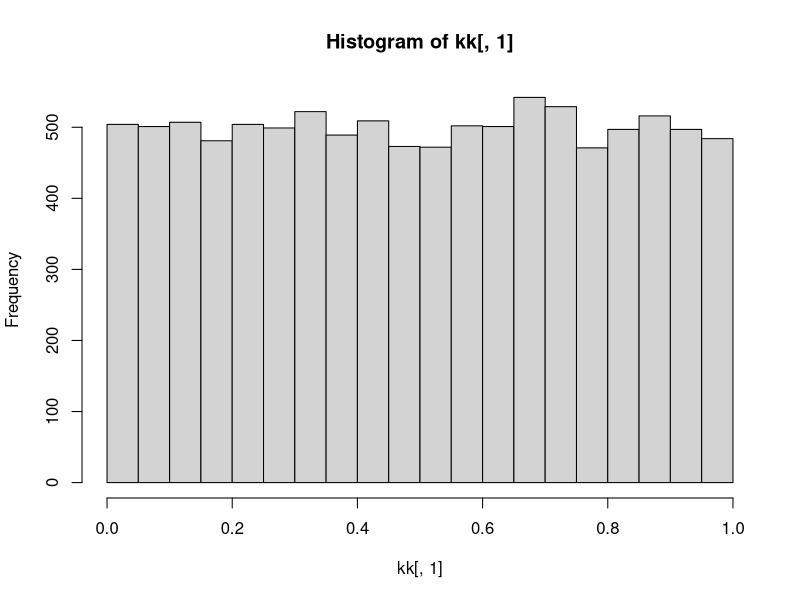

Write R code to recreate this figure. (Note: this script raises an error after producing the figure.)

library(Matrix) 

## simulation 1
law <- function(alpha, N=1, omni.i=NA, omni.j=NA, omega=NULL){
  a<-NULL
  b<-NULL
  out.a <- NULL
  out.b <-NULL
  out.c <- NULL
  out.d <- NULL
  out.e <- NULL
  out.f <- NULL
  out.g <- NULL
  out.h <-NULL
  out.i <- NULL
  MM <- NULL
  MMb <- NULL
  muuu<- NULL
  big<- NULL
  MI<-NULL
  MIS<-NULL
  
  S <- nrow(alpha)
  k<-length(muu)
  
  if(is.na(omni.i)) {
    out <- matrix(NA, nrow=N, ncol=2)
    
    colnames(out) <- c("DomEig", "Im")
    
    for(n in 1:N) out[n,] <- {
      muuuu<-function(muu){
        muuu<-muu
        muuu[1:6]<-1
        return(muuu)
      }
      mu<-muuuu(muu)
      
      runn<- function (alpha) {
        al <- kk[n,1] * alpha 
        diag(al[1:6,1:6]) <- -1
        diag(al[7:9,7:9]) <- -0.1
        return(as.matrix(al))
      }
      alp<-runn(alpha)
      
      
      linearequations<-function(alp,mu){
        a <- rbind(c(alp[1,1], alp[1,2], alp[1,3], alp[1,4], alp[1,5], alp[1,6], alp[1,7], alp[1,8], alp[1,9]), 
                   c(alp[2,1], alp[2,2], alp[2,3], alp[2,4], alp[2,5], alp[2,6], alp[2,7], alp[2,8], alp[2,9]),
                   c(alp[3,1], alp[3,2], alp[3,3], alp[3,4], alp[3,5], alp[3,6], alp[3,7], alp[3,8], alp[3,9]),
                   c(alp[4,1], alp[4,2], alp[4,3], alp[4,4], alp[4,5], alp[4,6], alp[4,7], alp[4,8], alp[4,9]),
                   c(alp[5,1], alp[5,2], alp[5,3], alp[5,4], alp[5,5], alp[5,6], alp[5,7], alp[5,8], alp[5,9]),
                   c(alp[6,1], alp[6,2], alp[6,3], alp[6,4], alp[6,5], alp[6,6], alp[6,7], alp[6,8], alp[6,9]),
                   c(alp[7,1], alp[7,2], alp[7,3], alp[7,4], alp[7,5], alp[7,6], alp[7,7], alp[7,8], alp[7,9]),
                   c(alp[8,1], alp[8,2], alp[8,3], alp[8,4], alp[8,5], alp[8,6], alp[8,7], alp[8,8], alp[8,9]),
                   c(alp[9,1], alp[9,2], alp[9,3], alp[9,4], alp[9,5], alp[9,6], alp[9,7], alp[9,8], alp[9,9]))
        b <- c(-mu[1], -mu[2], -mu[3], -mu[4], -mu[5], -mu[6], -mu[7], -mu[8], -mu[9])
        dd<-solve(a, b) 
        return(dd)}
      d<-linearequations(alp,mu)
      
      big<-d[which.min(d)]
      bi<-d[which.max(d)]
      
      jaco<- function (mu,alp,d) {
        
        out.a1 <- mu[1]+alp[1,1]*d[1]*2+alp[1,2]*d[2]+alp[1,3]*d[3]+alp[1,4]*d[4]+alp[1,5]*d[5]+alp[1,6]*d[6]+alp[1,7]*d[7]+alp[1,8]*d[8]+alp[1,9]*d[9]
        out.a2 <- alp[1,2]*d[1]
        out.a3 <- alp[1,3]*d[1]
        out.a4 <- alp[1,4]*d[1]
        out.a5 <- alp[1,5]*d[1]
        out.a6 <- alp[1,6]*d[1]
        out.a7 <- alp[1,7]*d[1]
        out.a8 <- alp[1,8]*d[1]
        out.a9 <- alp[1,9]*d[1]
        
        
        out.b1 <- alp[2,1]*d[2]
        out.b2 <- mu[2]+alp[2,1]*d[1]+alp[2,2]*d[2]*2+alp[2,3]*d[3]+alp[2,4]*d[4]+alp[2,5]*d[5]+alp[2,6]*d[6]+alp[2,7]*d[7]+alp[2,8]*d[8]+alp[2,9]*d[9]
        out.b3 <- alp[2,3]*d[2]
        out.b4 <- alp[2,4]*d[2]
        out.b5 <- alp[2,5]*d[2]
        out.b6 <- alp[2,6]*d[2]
        out.b7 <- alp[2,7]*d[2]
        out.b8 <- alp[2,8]*d[2]
        out.b9 <- alp[2,9]*d[2]
        
        
        out.c1 <- alp[3,1]*d[3]
        out.c2 <- alp[3,2]*d[3]
        out.c3 <- mu[3]+alp[3,1]*d[1]+alp[3,2]*d[2]+alp[3,3]*d[3]*2+alp[3,4]*d[4]+alp[3,5]*d[5]+alp[3,6]*d[6]+alp[3,7]*d[7]+alp[3,8]*d[8]+alp[3,9]*d[9]
        out.c4 <- alp[3,4]*d[3]
        out.c5 <- alp[3,5]*d[3]
        out.c6 <- alp[3,6]*d[3]
        out.c7 <- alp[3,7]*d[3]
        out.c8 <- alp[3,8]*d[3]
        out.c9 <- alp[3,9]*d[3]
        
        out.d1 <- alp[4,1]*d[4]
        out.d2 <- alp[4,2]*d[4]
        out.d3 <- alp[4,3]*d[4]
        out.d4 <- mu[4]+alp[4,1]*d[1]+alp[4,2]*d[2]+alp[4,3]*d[3]+alp[4,4]*d[4]*2+alp[4,5]*d[5]+alp[4,6]*d[6]+alp[4,7]*d[7]+alp[4,8]*d[8]+alp[4,9]*d[9]
        out.d5 <- alp[4,5]*d[4]
        out.d6 <- alp[4,6]*d[4]
        out.d7 <- alp[4,7]*d[4]
        out.d8 <- alp[4,8]*d[4]
        out.d9 <- alp[4,9]*d[4]
        
        
        out.e1 <- alp[5,1]*d[4]
        out.e2 <- alp[5,2]*d[5]
        out.e3 <- alp[5,3]*d[5]
        out.e4 <- alp[5,4]*d[5]
        out.e5 <- mu[5]+alp[5,1]*d[1]+alp[5,2]*d[2]+alp[5,3]*d[3]+alp[5,4]*d[4]+alp[5,5]*d[5]*2+alp[5,6]*d[6]+alp[5,7]*d[7]+alp[5,8]*d[8]+alp[5,9]*d[9]
        out.e6 <- alp[5,6]*d[5]
        out.e7 <- alp[5,7]*d[5]
        out.e8 <- alp[5,8]*d[5]
        out.e9 <- alp[5,9]*d[5]
        
        out.f1 <- alp[6,1]*d[4]
        out.f2 <- alp[6,2]*d[6]
        out.f3 <- alp[6,3]*d[6]
        out.f4 <- alp[6,4]*d[6]
        out.f5 <- alp[6,5]*d[6]
        out.f6 <- mu[6]+alp[6,1]*d[1]+alp[6,2]*d[2]+alp[6,3]*d[3]+alp[6,4]*d[4]+alp[6,5]*d[5]+alp[6,6]*d[6]*2+alp[6,7]*d[7]+alp[6,8]*d[8]+alp[6,9]*d[9]
        out.f7 <- alp[6,7]*d[6]
        out.f8 <- alp[6,8]*d[6]
        out.f9 <- alp[6,9]*d[6]
        
        
        out.g1 <- alp[7,1]*d[7]
        out.g2 <- alp[7,2]*d[7]
        out.g3 <- alp[7,3]*d[7]
        out.g4 <- alp[7,4]*d[7]
        out.g5 <- alp[7,5]*d[7]
        out.g6 <- alp[7,6]*d[7]
        out.g7 <- mu[7]+alp[7,1]*d[1]+alp[7,2]*d[2]+alp[7,3]*d[3]+alp[7,4]*d[4]+alp[7,5]*d[5]+alp[7,6]*d[6]+alp[7,7]*d[7]*2+alp[7,8]*d[8]+alp[7,9]*d[9]
        out.g8 <- alp[7,8]*d[7]
        out.g9 <- alp[7,9]*d[7]
        
        
        out.h1 <- alp[8,1]*d[8]
        out.h2 <- alp[8,2]*d[8]
        out.h3 <- alp[8,3]*d[8]
        out.h4 <- alp[8,4]*d[8]
        out.h5 <- alp[8,5]*d[8]
        out.h6 <- alp[8,6]*d[8]
        out.h7 <- alp[8,7]*d[8]
        out.h8 <- mu[8]+alp[8,1]*d[1]+alp[8,2]*d[2]+alp[8,3]*d[3]+alp[8,4]*d[4]+alp[8,5]*d[5]+alp[8,6]*d[6]+alp[8,7]*d[7]+alp[8,8]*d[8]*2+alp[8,9]*d[9]
        out.h9 <- alp[8,9]*d[8]
        
        
        
        out.i1 <- alp[9,1]*d[9]
        out.i2 <- alp[9,2]*d[9]
        out.i3 <- alp[9,3]*d[9]
        out.i4 <- alp[9,4]*d[9]
        out.i5 <- alp[9,5]*d[9]
        out.i6 <- alp[9,6]*d[9]
        out.i7 <- alp[9,7]*d[9]
        out.i8 <- alp[9,8]*d[9]
        out.i9 <- mu[9]+alp[9,1]*d[1]+alp[9,2]*d[2]+alp[9,3]*d[3]+alp[9,4]*d[4]+alp[9,5]*d[5]+alp[9,6]*d[6]+alp[9,7]*d[7]+alp[9,8]*d[8]+alp[9,9]*d[9]*2
        
        MM<-rbind(c(out.a1,out.a2, out.a3, out.a4, out.a5, out.a6, out.a7, out.a8, out.a9),
                  c(out.b1,out.b2, out.b3, out.b4, out.b5, out.b6, out.b7, out.b8, out.b9),
                  c(out.c1,out.c2, out.c3, out.c4, out.c5, out.c6, out.c7, out.c8, out.c9),
                  c(out.d1,out.d2, out.d3, out.d4, out.d5, out.d6, out.d7, out.d8, out.d9),
                  c(out.e1,out.e2, out.e3, out.e4, out.e5, out.e6, out.e7, out.e8, out.e9),
                  c(out.f1,out.f2, out.f3, out.f4, out.f5, out.f6, out.f7, out.f8, out.f9),
                  c(out.g1,out.g2, out.g3, out.g4, out.g5, out.g6, out.g7, out.g8, out.g9),
                  c(out.h1,out.h2, out.h3, out.h4, out.h5, out.h6, out.h7, out.h8, out.h9),
                  c(out.i1,out.i2, out.i3, out.i4, out.i5, out.i6, out.i7, out.i8, out.i9))
        return(as.matrix(MM))
      }
      
      MMb<-jaco(mu,alp,d)
      eigs <- eigen(MMb)[["values"]]
      mx <- which.max(Re(eigs))
      deM <- Re(eigs)[mx]
      deM<-ifelse(big<0 |bi ==Inf, NA,  deM)    
      deMi <- Im(eigs)[mx]
      c(deM, deMi)
    } } else { print("exist omnivores")}
  return(as.data.frame(out))
}

kk<-read.csv("kk.csv")  
hist(kk[,1]) # check uniform distribution
out.E <- law(alpha, N = 10000)
summary(out.E)
RT.E <- -1/(out.E[["DomEig"]]) 
summary(RT.E)

## simulation2 
law <- function(alpha, N=1, omni.i=NA, omni.j=NA, omega=NULL){
  
  a<-NULL
  b<-NULL
  out.a <- NULL
  out.b <-NULL
  out.c <- NULL
  out.d <- NULL
  out.e <- NULL
  out.f <- NULL
  out.g <- NULL
  out.h <-NULL
  out.i <- NULL
  MM <- NULL
  MMb <- NULL
  muuu<- NULL
  
  S <- nrow(alpha)
  k<-length(muu)
  if(is.na(omni.i)) {
    out <- matrix(NA, nrow=N, ncol=2)
    colnames(out) <- c("DomEig", "Im")
    
    
     for(n in 1:N) out[n,] <- {
    
    muuuu<-function(muu){
      muuu<-muu
      muuu[1:6]<-1
      return(muuu)
    }
    mu<-muuuu(muu)
    
    runn<- function (alpha) {
      al <- kk[n,1] * alpha  
      diag(al[1:6,1:6]) <- -1
      diag(al[7:10,7:10]) <- -0.1
      
      return(as.matrix(al))
    }
    alp<-runn(alpha)
    
    linearequations<-function(alp,mu){
      a <- rbind(c(alp[1,1], alp[1,2], alp[1,3], alp[1,4], alp[1,5], alp[1,6], alp[1,7], alp[1,8], alp[1,9], alp[1,10]), 
                 c(alp[2,1], alp[2,2], alp[2,3], alp[2,4], alp[2,5], alp[2,6], alp[2,7], alp[2,8], alp[2,9], alp[2,10]),
                 c(alp[3,1], alp[3,2], alp[3,3], alp[3,4], alp[3,5], alp[3,6], alp[3,7], alp[3,8], alp[3,9], alp[3,10]),
                 c(alp[4,1], alp[4,2], alp[4,3], alp[4,4], alp[4,5], alp[4,6], alp[4,7], alp[4,8], alp[4,9], alp[4,10]),
                 c(alp[5,1], alp[5,2], alp[5,3], alp[5,4], alp[5,5], alp[5,6], alp[5,7], alp[5,8], alp[5,9], alp[5,10]),
                 c(alp[6,1], alp[6,2], alp[6,3], alp[6,4], alp[6,5], alp[6,6], alp[6,7], alp[6,8], alp[6,9], alp[6,10]),
                 c(alp[7,1], alp[7,2], alp[7,3], alp[7,4], alp[7,5], alp[7,6], alp[7,7], alp[7,8], alp[7,9], alp[7,10]),
                 c(alp[8,1], alp[8,2], alp[8,3], alp[8,4], alp[8,5], alp[8,6], alp[8,7], alp[8,8], alp[8,9], alp[8,10]),
                 c(alp[9,1], alp[9,2], alp[9,3], alp[9,4], alp[9,5], alp[9,6], alp[9,7], alp[9,8], alp[9,9], alp[9,10]),
                 c(alp[10,1], alp[10,2], alp[10,3], alp[10,4], alp[10,5], alp[10,6], alp[10,7], alp[10,8], alp[10,9], alp[10,10]))
      b <- c(-mu[1], -mu[2], -mu[3], -mu[4], -mu[5], -mu[6], -mu[7], -mu[8], -mu[9], -mu[10])
      dd<-solve(a, b) 
      return(dd)}
    d<-linearequations(alp,mu)
  
    big<-d[which.min(d)]
    bi<-d[which.max(d)]
    
    
    jaco<- function (mu,alp,d) {
      
      out.a1 <- mu[1]+alp[1,1]*d[1]*2+alp[1,2]*d[2]+alp[1,3]*d[3]+alp[1,4]*d[4]+alp[1,5]*d[5]+alp[1,6]*d[6]+alp[1,7]*d[7]+alp[1,8]*d[8]+alp[1,9]*d[9]+alp[1,10]*d[10]
      out.a2 <- alp[1,2]*d[1]
      out.a3 <- alp[1,3]*d[1]
      out.a4 <- alp[1,4]*d[1]
      out.a5 <- alp[1,5]*d[1]
      out.a6 <- alp[1,6]*d[1]
      out.a7 <- alp[1,7]*d[1]
      out.a8 <- alp[1,8]*d[1]
      out.a9 <- alp[1,9]*d[1]
      out.a10 <- alp[1,10]*d[1]
      
      
      out.b1 <- alp[2,1]*d[2]
      out.b2 <- mu[2]+alp[2,1]*d[1]+alp[2,2]*d[2]*2+alp[2,3]*d[3]+alp[2,4]*d[4]+alp[2,5]*d[5]+alp[2,6]*d[6]+alp[2,7]*d[7]+alp[2,8]*d[8]+alp[2,9]*d[9]+alp[2,10]*d[10]
      out.b3 <- alp[2,3]*d[2]
      out.b4 <- alp[2,4]*d[2]
      out.b5 <- alp[2,5]*d[2]
      out.b6 <- alp[2,6]*d[2]
      out.b7 <- alp[2,7]*d[2]
      out.b8 <- alp[2,8]*d[2]
      out.b9 <- alp[2,9]*d[2]
      out.b10 <- alp[2,10]*d[2]
      
      
      out.c1 <- alp[3,1]*d[3]
      out.c2 <- alp[3,2]*d[3]
      out.c3 <- mu[3]+alp[3,1]*d[1]+alp[3,2]*d[2]+alp[3,3]*d[3]*2+alp[3,4]*d[4]+alp[3,5]*d[5]+alp[3,6]*d[6]+alp[3,7]*d[7]+alp[3,8]*d[8]+alp[3,9]*d[9]+alp[3,10]*d[10]
      out.c4 <- alp[3,4]*d[3]
      out.c5 <- alp[3,5]*d[3]
      out.c6 <- alp[3,6]*d[3]
      out.c7 <- alp[3,7]*d[3]
      out.c8 <- alp[3,8]*d[3]
      out.c9 <- alp[3,9]*d[3]
      out.c10 <- alp[3,10]*d[3]
      
      
      out.d1 <- alp[4,1]*d[4]
      out.d2 <- alp[4,2]*d[4]
      out.d3 <- alp[4,3]*d[4]
      out.d4 <- mu[4]+alp[4,1]*d[1]+alp[4,2]*d[2]+alp[4,3]*d[3]+alp[4,4]*d[4]*2+alp[4,5]*d[5]+alp[4,6]*d[6]+alp[4,7]*d[7]+alp[4,8]*d[8]+alp[4,9]*d[9]+alp[4,10]*d[10]
      out.d5 <- alp[4,5]*d[4]
      out.d6 <- alp[4,6]*d[4]
      out.d7 <- alp[4,7]*d[4]
      out.d8 <- alp[4,8]*d[4]
      out.d9 <- alp[4,9]*d[4]
      out.d10 <- alp[4,10]*d[4]
      
      
      out.e1 <- alp[5,1]*d[4]
      out.e2 <- alp[5,2]*d[5]
      out.e3 <- alp[5,3]*d[5]
      out.e4 <- alp[5,4]*d[5]
      out.e5 <- mu[5]+alp[5,1]*d[1]+alp[5,2]*d[2]+alp[5,3]*d[3]+alp[5,4]*d[4]+alp[5,5]*d[5]*2+alp[5,6]*d[6]+alp[5,7]*d[7]+alp[5,8]*d[8]+alp[5,9]*d[9]+alp[5,10]*d[10]
      out.e6 <- alp[5,6]*d[5]
      out.e7 <- alp[5,7]*d[5]
      out.e8 <- alp[5,8]*d[5]
      out.e9 <- alp[5,9]*d[5]
      out.e10 <- alp[5,10]*d[5]
      
      out.f1 <- alp[6,1]*d[4]
      out.f2 <- alp[6,2]*d[6]
      out.f3 <- alp[6,3]*d[6]
      out.f4 <- alp[6,4]*d[6]
      out.f5 <- alp[6,5]*d[6]
      out.f6 <- mu[6]+alp[6,1]*d[1]+alp[6,2]*d[2]+alp[6,3]*d[3]+alp[6,4]*d[4]+alp[6,5]*d[5]+alp[6,6]*d[6]*2+alp[6,7]*d[7]+alp[6,8]*d[8]+alp[6,9]*d[9]+alp[6,10]*d[10]
      out.f7 <- alp[6,7]*d[6]
      out.f8 <- alp[6,8]*d[6]
      out.f9 <- alp[6,9]*d[6]
      out.f10 <- alp[6,10]*d[6]
      
      
      out.g1 <- alp[7,1]*d[7]
      out.g2 <- alp[7,2]*d[7]
      out.g3 <- alp[7,3]*d[7]
      out.g4 <- alp[7,4]*d[7]
      out.g5 <- alp[7,5]*d[7]
      out.g6 <- alp[7,6]*d[7]
      out.g7 <- mu[7]+alp[7,1]*d[1]+alp[7,2]*d[2]+alp[7,3]*d[3]+alp[7,4]*d[4]+alp[7,5]*d[5]+alp[7,6]*d[6]+alp[7,7]*d[7]*2+alp[7,8]*d[8]+alp[7,9]*d[9]+alp[7,10]*d[10]
      out.g8 <- alp[7,8]*d[7]
      out.g9 <- alp[7,9]*d[7]
      out.g10 <- alp[7,10]*d[7]
      
      
      out.h1 <- alp[8,1]*d[8]
      out.h2 <- alp[8,2]*d[8]
      out.h3 <- alp[8,3]*d[8]
      out.h4 <- alp[8,4]*d[8]
      out.h5 <- alp[8,5]*d[8]
      out.h6 <- alp[8,6]*d[8]
      out.h7 <- alp[8,7]*d[8]
      out.h8 <- mu[8]+alp[8,1]*d[1]+alp[8,2]*d[2]+alp[8,3]*d[3]+alp[8,4]*d[4]+alp[8,5]*d[5]+alp[8,6]*d[6]+alp[8,7]*d[7]+alp[8,8]*d[8]*2+alp[8,9]*d[9]+alp[8,10]*d[10]
      out.h9 <- alp[8,9]*d[8]
      out.h10 <- alp[8,10]*d[8]
      
      
      out.i1 <- alp[9,1]*d[9]
      out.i2 <- alp[9,2]*d[9]
      out.i3 <- alp[9,3]*d[9]
      out.i4 <- alp[9,4]*d[9]
      out.i5 <- alp[9,5]*d[9]
      out.i6 <- alp[9,6]*d[9]
      out.i7 <- alp[9,7]*d[9]
      out.i8 <- alp[9,8]*d[9]
      out.i9 <- mu[9]+alp[9,1]*d[1]+alp[9,2]*d[2]+alp[9,3]*d[3]+alp[9,4]*d[4]+alp[9,5]*d[5]+alp[9,6]*d[6]+alp[9,7]*d[7]+alp[9,8]*d[8]+alp[9,9]*d[9]*2+alp[9,10]*d[10]
      out.i10 <- alp[9,10]*d[9]
      
      out.j1 <- alp[10,1]*d[10]
      out.j2 <- alp[10,2]*d[10]
      out.j3 <- alp[10,3]*d[10]
      out.j4 <- alp[10,4]*d[10]
      out.j5 <- alp[10,5]*d[10]
      out.j6 <- alp[10,6]*d[10]
      out.j7 <- alp[10,7]*d[10]
      out.j8 <- alp[10,8]*d[10]
      out.j9 <- alp[10,9]*d[10]
      out.j10 <- mu[10]+alp[10,1]*d[1]+alp[10,2]*d[2]+alp[10,3]*d[3]+alp[10,4]*d[4]+alp[10,5]*d[5]+alp[10,6]*d[6]+alp[10,7]*d[7]+alp[10,8]*d[8]+alp[10,9]*d[9]+alp[10,10]*d[10]*2
      
      MM<-rbind(c(out.a1,out.a2, out.a3, out.a4, out.a5, out.a6, out.a7, out.a8, out.a9, out.a10),
                c(out.b1,out.b2, out.b3, out.b4, out.b5, out.b6, out.b7, out.b8, out.b9, out.b10),
                c(out.c1,out.c2, out.c3, out.c4, out.c5, out.c6, out.c7, out.c8, out.c9, out.c10),
                c(out.d1,out.d2, out.d3, out.d4, out.d5, out.d6, out.d7, out.d8, out.d9, out.d10),
                c(out.e1,out.e2, out.e3, out.e4, out.e5, out.e6, out.e7, out.e8, out.e9, out.e10),
                c(out.f1,out.f2, out.f3, out.f4, out.f5, out.f6, out.f7, out.f8, out.f9, out.f10),
                c(out.g1,out.g2, out.g3, out.g4, out.g5, out.g6, out.g7, out.g8, out.g9, out.g10),
                c(out.h1,out.h2, out.h3, out.h4, out.h5, out.h6, out.h7, out.h8, out.h9, out.h10),
                c(out.i1,out.i2, out.i3, out.i4, out.i5, out.i6, out.i7, out.i8, out.i9, out.i10),
                c(out.j1,out.j2, out.j3, out.j4, out.j5, out.j6, out.j7, out.j8, out.j9, out.j10))
      return(as.matrix(MM))
    }
    
    MMb<-jaco(mu,alp,d)
    eigs <- eigen(MMb)[["values"]]
    mx <- which.max(Re(eigs))
    deM <- Re(eigs)[mx]
    
    deM<-ifelse(big<0 |bi ==Inf, NA,  deM) 
    
    deMi <- Im(eigs)[mx]
    c(deM, deMi)
  } } else { print("exist omnivores")}
return(as.data.frame(out))
}

out.E <- law(alpha, N = 10000)
summary(out.E)
RT.E<- -1/(out.E[["DomEig"]]) 
summary(RT.E)


